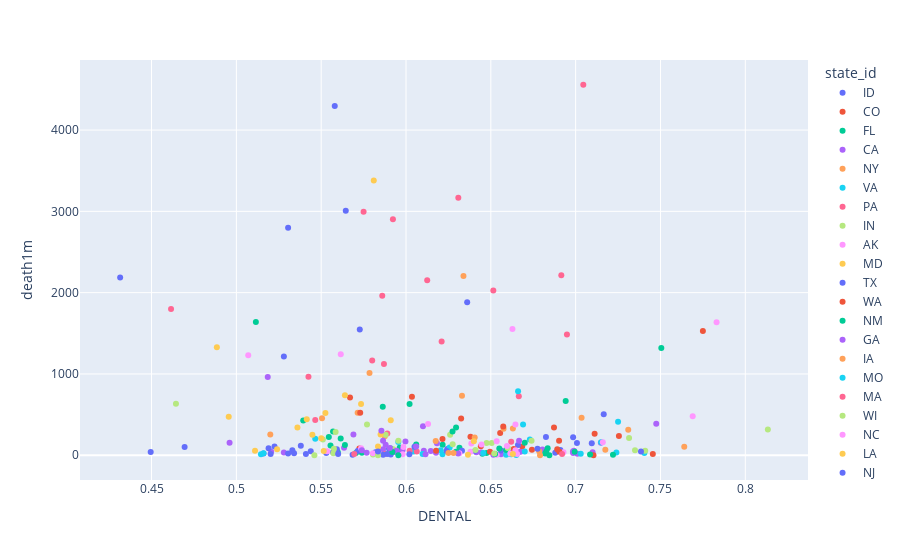

This figure's notebook cell:
### Code cell
import plotly.express as px
fig = px.scatter(df, x="DENTAL", y="death1m", color="state_id")
fig.show()

### Figure 1 — Plotly figure (JSON) as saved in the notebook; plotly's stock layout.template omitted (floating-point values rounded to 4 significant figures)
{"data": [{"hovertemplate": "state_id=ID<br>DENTAL=%{x}<br>death1m=%{y}<extra></extra>", "legendgroup": "ID", "marker": {"color": "#636efa", "symbol": "circle"}, "mode": "markers", "name": "ID", "orientation": "v", "showlegend": true, "type": "scatter", "x": [0.7095, 0.582], "xaxis": "x", "y": [146.5, 36.78], "yaxis": "y"}, {"hovertemplate": "state_id=CO<br>DENTAL=%{x}<br>death1m=%{y}<extra></extra>", "legendgroup": "CO", "marker": {"color": "#EF553B", "symbol": "circle"}, "mode": "markers", "name": "CO", "orientation": "v", "showlegend": true, "type": "scatter", "x": [0.6441, 0.775, 0.6902, 0.6555, 0.6685, 0.6872, 0.6742, 0.5725, 0.567], "xaxis": "x", "y": [111.8, 1529.0, 179.7, 274.1, 106.9, 342.8, 66.4, 84.43, 710.5], "yaxis": "y"}, {"hovertemplate": "state_id=FL<br>DENTAL=%{x}<br>death1m=%{y}<extra></extra>", "legendgroup": "FL", "marker": {"color": "#00cc96", "symbol": "circle"}, "mode": "markers", "name": "FL", "orientation": "v", "showlegend": true, "type": "scatter", "x": [0.5705, 0.5598, 0.6216, 0.574, 0.6475, 0.5555, 0.6295, 0.645, 0.5394, 0.591, 0.6941, 0.5963, 0.557, 0.6315, 0.5545], "xaxis": "x", "y": [28.15, 36.26, 130.0, 31.03, 26.6, 120.6, 340.2, 19.3, 428.5, 83.93, 667.3, 96.49, 292.5, 91.13, 223.1], "yaxis": "y"}, {"hovertemplate": "state_id=CA<br>DENTAL=%{x}<br>death1m=%{y}<extra></extra>", "legendgroup": "CA", "marker": {"color": "#ab63fa", "symbol": "circle"}, "mode": "markers", "name": "CA", "orientation": "v", "showlegend": true, "type": "scatter", "x": [0.6675, 0.6515, 0.6984, 0.5768, 0.6105, 0.5997, 0.5205, 0.528, 0.701, 0.6444, 0.71, 0.6182, 0.6415, 0.5865, 0.6804, 0.6985, 0.5935, 0.7149, 0.6177, 0.699, 0.5965, 0.666, 0.656, 0.6146, 0.61, 0.6627], "xaxis": "x", "y": [41.9, 5.801, 47.47, 30.49, 54.68, 170.1, 44.33, 33.24, 19.5, 34.72, 37.88, 149.1, 37.42, 72.61, 69.5, 26.7, 39.62, 152.6, 31.92, 53.97, 22.26, 35.07, 11.92, 53.76, 357.6, 37.88], "yaxis": "y"}, {"hovertemplate": "state_id=NY<br>DENTAL=%{x}<br>death1m=%{y}<extra></extra>", "legendgroup": "NY", "marker": {"color": "#FFA15A", "symbol": "circle"}, "mode": "markers", "name": "NY", "orientation": "v", "showlegend": true, "type": "scatter", "x": [0.633, 0.5785, 0.5715, 0.5505, 0.5875, 0.6339], "xaxis": "x", "y": [730.7, 1010.0, 522.4, 454.6, 234.4, 2205.0], "yaxis": "y"}, {"hovertemplate": "state_id=VA<br>DENTAL=%{x}<br>death1m=%{y}<extra></extra>", "legendgroup": "VA", "marker": {"color": "#19d3f3", "symbol": "circle"}, "mode": "markers", "name": "VA", "orientation": "v", "showlegend": true, "type": "scatter", "x": [0.715, 0.724, 0.662, 0.659, 0.6455, 0.6215, 0.605, 0.6205, 0.6045, 0.673, 0.7405], "xaxis": "x", "y": [160.8, 33.75, 10.91, 6.617, 27.67, 12.36, 57.57, 61.21, 46.38, 195.1, 26.26], "yaxis": "y"}, {"hovertemplate": "state_id=PA<br>DENTAL=%{x}<br>death1m=%{y}<extra></extra>", "legendgroup": "PA", "marker": {"color": "#FF6692", "symbol": "circle"}, "mode": "markers", "name": "PA", "orientation": "v", "showlegend": true, "type": "scatter", "x": [0.589, 0.4615, 0.588, 0.587, 0.5425, 0.621, 0.5465], "xaxis": "x", "y": [268.2, 1799.0, 19.65, 1124.0, 965.8, 1400.0, 432.5], "yaxis": "y"}, {"hovertemplate": "state_id=IN<br>DENTAL=%{x}<br>death1m=%{y}<extra></extra>", "legendgroup": "IN", "marker": {"color": "#B6E880", "symbol": "circle"}, "mode": "markers", "name": "IN", "orientation": "v", "showlegend": true, "type": "scatter", "x": [0.6505, 0.5585, 0.8133, 0.4644, 0.577, 0.5925, 0.551, 0.5895, 0.5805], "xaxis": "x", "y": [151.8, 285.4, 317.3, 633.1, 377.8, 74.62, 192.7, 22.34, 8.516], "yaxis": "y"}, {"hovertemplate": "state_id=AK<br>DENTAL=%{x}<br>death1m=%{y}<extra></extra>", "legendgroup": "AK", "marker": {"color": "#FF97FF", "symbol": "circle"}, "mode": "markers", "name": "AK", "orientation": "v", "showlegend": true, "type": "scatter", "x": [0.6535], "xaxis": "x", "y": [6.853], "yaxis": "y"}, {"hovertemplate": "state_id=MD<br>DENTAL=%{x}<br>death1m=%{y}<extra></extra>", "legendgroup": "MD", "marker": {"color": "#FECB52", "symbol": "circle"}, "mode": "markers", "name": "MD", "orientation": "v", "showlegend": true, "type": "scatter", "x": [0.55], "xaxis": "x", "y": [210.2], "yaxis": "y"}, {"hovertemplate": "state_id=TX<br>DENTAL=%{x}<br>death1m=%{y}<extra></extra>", "legendgroup": "TX", "marker": {"color": "#636efa", "symbol": "circle"}, "mode": "markers", "name": "TX", "orientation": "v", "showlegend": true, "type": "scatter", "x": [0.589, 0.553, 0.691, 0.6408, 0.4695, 0.688, 0.5715, 0.6243, 0.534, 0.533, 0.7008, 0.6985, 0.557, 0.5438, 0.5202, 0.538, 0.5225, 0.541, 0.633, 0.5685, 0.59, 0.516, 0.5593, 0.5305, 0.5865, 0.656, 0.4495, 0.591, 0.666], "xaxis": "x", "y": [15.63, 28.25, 65.75, 55.86, 102.8, 29.55, 52.66, 76.67, 25.02, 61.62, 150.5, 221.4, 37.29, 50.64, 15.52, 118.3, 108.9, 16.02, 53.98, 4.915, 78.66, 20.64, 74.55, 21.36, 5.365, 58.83, 40.24, 9.565, 125.1], "yaxis": "y"}, {"hovertemplate": "state_id=WA<br>DENTAL=%{x}<br>death1m=%{y}<extra></extra>", "legendgroup": "WA", "marker": {"color": "#EF553B", "symbol": "circle"}, "mode": "markers", "name": "WA", "orientation": "v", "showlegend": true, "type": "scatter", "x": [0.6325, 0.6635, 0.7112, 0.6215, 0.6035, 0.6177, 0.638, 0.573], "xaxis": "x", "y": [453.2, 77.26, 265.9, 199.1, 718.3, 55.24, 228.7, 521.6], "yaxis": "y"}, {"hovertemplate": "state_id=NM<br>DENTAL=%{x}<br>death1m=%{y}<extra></extra>", "legendgroup": "NM", "marker": {"color": "#00cc96", "symbol": "circle"}, "mode": "markers", "name": "NM", "orientation": "v", "showlegend": true, "type": "scatter", "x": [0.659, 0.6525, 0.67, 0.682], "xaxis": "x", "y": [65.04, 15.37, 154.2, 22.08], "yaxis": "y"}, {"hovertemplate": "state_id=GA<br>DENTAL=%{x}<br>death1m=%{y}<extra></extra>", "legendgroup": "GA", "marker": {"color": "#ab63fa", "symbol": "circle"}, "mode": "markers", "name": "GA", "orientation": "v", "showlegend": true, "type": "scatter", "x": [0.496, 0.5635, 0.5945, 0.5185, 0.6667, 0.588, 0.5935, 0.598], "xaxis": "x", "y": [153.3, 91.72, 56.3, 962.1, 177.5, 127.7, 47.4, 63.83], "yaxis": "y"}, {"hovertemplate": "state_id=IA<br>DENTAL=%{x}<br>death1m=%{y}<extra></extra>", "legendgroup": "IA", "marker": {"color": "#FFA15A", "symbol": "circle"}, "mode": "markers", "name": "IA", "orientation": "v", "showlegend": true, "type": "scatter", "x": [0.663, 0.7175, 0.731, 0.6575, 0.6785, 0.6405], "xaxis": "x", "y": [328.9, 66.31, 312.7, 326.9, 50.16, 217.7], "yaxis": "y"}, {"hovertemplate": "state_id=MO<br>DENTAL=%{x}<br>death1m=%{y}<extra></extra>", "legendgroup": "MO", "marker": {"color": "#19d3f3", "symbol": "circle"}, "mode": "markers", "name": "MO", "orientation": "v", "showlegend": true, "type": "scatter", "x": [0.665, 0.5145, 0.516, 0.6098, 0.669, 0.5465], "xaxis": "x", "y": [4.608, 13.02, 25.08, 14.22, 378.2, 203.6], "yaxis": "y"}, {"hovertemplate": "state_id=MA<br>DENTAL=%{x}<br>death1m=%{y}<extra></extra>", "legendgroup": "MA", "marker": {"color": "#FF6692", "symbol": "circle"}, "mode": "markers", "name": "MA", "orientation": "v", "showlegend": true, "type": "scatter", "x": [0.5801, 0.5923, 0.586, 0.6915, 0.7045, 0.575, 0.6665, 0.6125], "xaxis": "x", "y": [1166.0, 2903.0, 1963.0, 2214.0, 4557.0, 2995.0, 725.4, 2151.0], "yaxis": "y"}, {"hovertemplate": "state_id=WI<br>DENTAL=%{x}<br>death1m=%{y}<extra></extra>", "legendgroup": "WI", "marker": {"color": "#B6E880", "symbol": "circle"}, "mode": "markers", "name": "WI", "orientation": "v", "showlegend": true, "type": "scatter", "x": [0.674, 0.735, 0.6475, 0.588, 0.741, 0.626, 0.7315], "xaxis": "x", "y": [177.8, 62.18, 151.2, 251.3, 55.08, 253.6, 212.1], "yaxis": "y"}, {"hovertemplate": "state_id=NC<br>DENTAL=%{x}<br>death1m=%{y}<extra></extra>", "legendgroup": "NC", "marker": {"color": "#FF97FF", "symbol": "circle"}, "mode": "markers", "name": "NC", "orientation": "v", "showlegend": true, "type": "scatter", "x": [0.6385, 0.6445, 0.638, 0.5985, 0.5805, 0.5535, 0.5735, 0.6645, 0.6315, 0.6655, 0.598, 0.6928], "xaxis": "x", "y": [143.9, 132.8, 42.38, 102.9, 23.95, 48.79, 86.89, 62.89, 23.48, 14.26, 11.83, 36.17], "yaxis": "y"}, {"hovertemplate": "state_id=LA<br>DENTAL=%{x}<br>death1m=%{y}<extra></extra>", "legendgroup": "LA", "marker": {"color": "#FECB52", "symbol": "circle"}, "mode": "markers", "name": "LA", "orientation": "v", "showlegend": true, "type": "scatter", "x": [0.4955, 0.536, 0.5525, 0.581, 0.5835, 0.564], "xaxis": "x", "y": [474.1, 340.3, 520.7, 3381.0, 107.8, 737.3], "yaxis": "y"}, {"hovertemplate": "state_id=NJ<br>DENTAL=%{x}<br>death1m=%{y}<extra></extra>", "legendgroup": "NJ", "marker": {"color": "#636efa", "symbol": "circle"}, "mode": "markers", "name": "NJ", "orientation": "v", "showlegend": true, "type": "scatter", "x": [0.4315, 0.5645, 0.6361, 0.5305, 0.5727, 0.558], "xaxis": "x", "y": [2185.0, 3008.0, 1882.0, 2797.0, 1548.0, 4297.0], "yaxis": "y"}, {"hovertemplate": "state_id=ND<br>DENTAL=%{x}<br>death1m=%{y}<extra></extra>", "legendgroup": "ND", "marker": {"color": "#EF553B", "symbol": "circle"}, "mode": "markers", "name": "ND", "orientation": "v", "showlegend": true, "type": "scatter", "x": [0.7255], "xaxis": "x", "y": [236.9], "yaxis": "y"}, {"hovertemplate": "state_id=IL<br>DENTAL=%{x}<br>death1m=%{y}<extra></extra>", "legendgroup": "IL", "marker": {"color": "#00cc96", "symbol": "circle"}, "mode": "markers", "name": "IL", "orientation": "v", "showlegend": true, "type": "scatter", "x": [0.6295, 0.5863, 0.7505, 0.6274, 0.5115, 0.564, 0.6835, 0.592, 0.606, 0.6021, 0.5615], "xaxis": "x", "y": [43.18, 595.4, 1318.0, 290.8, 1639.0, 124.8, 84.85, 39.13, 133.3, 631.8, 206.1], "yaxis": "y"}, {"hovertemplate": "state_id=SC<br>DENTAL=%{x}<br>death1m=%{y}<extra></extra>", "legendgroup": "SC", "marker": {"color": "#ab63fa", "symbol": "circle"}, "mode": "markers", "name": "SC", "orientation": "v", "showlegend": true, "type": "scatter", "x": [0.6307, 0.569, 0.574], "xaxis": "x", "y": [21.02, 255.3, 60.46], "yaxis": "y"}, {"hovertemplate": "state_id=VT<br>DENTAL=%{x}<br>death1m=%{y}<extra></extra>", "legendgroup": "VT", "marker": {"color": "#FFA15A", "symbol": "circle"}, "mode": "markers", "name": "VT", "orientation": "v", "showlegend": true, "type": "scatter", "x": [0.7035], "xaxis": "x", "y": [459.7], "yaxis": "y"}, {"hovertemplate": "state_id=NV<br>DENTAL=%{x}<br>death1m=%{y}<extra></extra>", "legendgroup": "NV", "marker": {"color": "#19d3f3", "symbol": "circle"}, "mode": "markers", "name": "NV", "orientation": "v", "showlegend": true, "type": "scatter", "x": [0.5955, 0.6257], "xaxis": "x", "y": [163.4, 96.68], "yaxis": "y"}, {"hovertemplate": "state_id=OK<br>DENTAL=%{x}<br>death1m=%{y}<extra></extra>", "legendgroup": "OK", "marker": {"color": "#FF6692", "symbol": "circle"}, "mode": "markers", "name": "OK", "orientation": "v", "showlegend": true, "type": "scatter", "x": [0.662, 0.5695, 0.6063, 0.6021], "xaxis": "x", "y": [166.8, 15.49, 46.11, 55.02], "yaxis": "y"}, {"hovertemplate": "state_id=AR<br>DENTAL=%{x}<br>death1m=%{y}<extra></extra>", "legendgroup": "AR", "marker": {"color": "#B6E880", "symbol": "circle"}, "mode": "markers", "name": "AR", "orientation": "v", "showlegend": true, "type": "scatter", "x": [0.5835, 0.66, 0.546, 0.5572], "xaxis": "x", "y": [0, 87.84, 0, 24.41], "yaxis": "y"}, {"hovertemplate": "state_id=ME<br>DENTAL=%{x}<br>death1m=%{y}<extra></extra>", "legendgroup": "ME", "marker": {"color": "#FF97FF", "symbol": "circle"}, "mode": "markers", "name": "ME", "orientation": "v", "showlegend": true, "type": "scatter", "x": [0.6645], "xaxis": "x", "y": [377.7], "yaxis": "y"}, {"hovertemplate": "state_id=OH<br>DENTAL=%{x}<br>death1m=%{y}<extra></extra>", "legendgroup": "OH", "marker": {"color": "#FECB52", "symbol": "circle"}, "mode": "markers", "name": "OH", "orientation": "v", "showlegend": true, "type": "scatter", "x": [0.5448, 0.64, 0.585, 0.591, 0.4885, 0.511, 0.5735, 0.5415], "xaxis": "x", "y": [251.9, 172.2, 254.3, 431.7, 1329.0, 56.53, 630.1, 442.0], "yaxis": "y"}, {"hovertemplate": "state_id=TN<br>DENTAL=%{x}<br>death1m=%{y}<extra></extra>", "legendgroup": "TN", "marker": {"color": "#636efa", "symbol": "circle"}, "mode": "markers", "name": "TN", "orientation": "v", "showlegend": true, "type": "scatter", "x": [0.624, 0.5835, 0.56, 0.602, 0.605, 0.519], "xaxis": "x", "y": [52.39, 44.73, 13.98, 11.28, 105.7, 85.8], "yaxis": "y"}, {"hovertemplate": "state_id=UT<br>DENTAL=%{x}<br>death1m=%{y}<extra></extra>", "legendgroup": "UT", "marker": {"color": "#EF553B", "symbol": "circle"}, "mode": "markers", "name": "UT", "orientation": "v", "showlegend": true, "type": "scatter", "x": [0.7455, 0.6891, 0.6904, 0.7105, 0.6495], "xaxis": "x", "y": [14.86, 72.96, 42.33, 0, 42.26], "yaxis": "y"}, {"hovertemplate": "state_id=OR<br>DENTAL=%{x}<br>death1m=%{y}<extra></extra>", "legendgroup": "OR", "marker": {"color": "#00cc96", "symbol": "circle"}, "mode": "markers", "name": "OR", "orientation": "v", "showlegend": true, "type": "scatter", "x": [0.6845, 0.5955, 0.7085, 0.655, 0.6994, 0.6827], "xaxis": "x", "y": [0, 0, 9.604, 84.07, 42.79, 46.85], "yaxis": "y"}, {"hovertemplate": "state_id=DC<br>DENTAL=%{x}<br>death1m=%{y}<extra></extra>", "legendgroup": "DC", "marker": {"color": "#ab63fa", "symbol": "circle"}, "mode": "markers", "name": "DC", "orientation": "v", "showlegend": true, "type": "scatter", "x": [0.7475], "xaxis": "x", "y": [388.9], "yaxis": "y"}, {"hovertemplate": "state_id=KS<br>DENTAL=%{x}<br>death1m=%{y}<extra></extra>", "legendgroup": "KS", "marker": {"color": "#FFA15A", "symbol": "circle"}, "mode": "markers", "name": "KS", "orientation": "v", "showlegend": true, "type": "scatter", "x": [0.679, 0.764, 0.628, 0.625, 0.52], "xaxis": "x", "y": [0, 105.3, 27.46, 27.46, 253.8], "yaxis": "y"}, {"hovertemplate": "state_id=NE<br>DENTAL=%{x}<br>death1m=%{y}<extra></extra>", "legendgroup": "NE", "marker": {"color": "#19d3f3", "symbol": "circle"}, "mode": "markers", "name": "NE", "orientation": "v", "showlegend": true, "type": "scatter", "x": [0.67, 0.703], "xaxis": "x", "y": [46.46, 17.42], "yaxis": "y"}, {"hovertemplate": "state_id=CT<br>DENTAL=%{x}<br>death1m=%{y}<extra></extra>", "legendgroup": "CT", "marker": {"color": "#FF6692", "symbol": "circle"}, "mode": "markers", "name": "CT", "orientation": "v", "showlegend": true, "type": "scatter", "x": [0.6949, 0.6308, 0.6515], "xaxis": "x", "y": [1486.0, 3167.0, 2026.0], "yaxis": "y"}, {"hovertemplate": "state_id=KY<br>DENTAL=%{x}<br>death1m=%{y}<extra></extra>", "legendgroup": "KY", "marker": {"color": "#B6E880", "symbol": "circle"}, "mode": "markers", "name": "KY", "orientation": "v", "showlegend": true, "type": "scatter", "x": [0.652, 0.6275], "xaxis": "x", "y": [21.97, 134.8], "yaxis": "y"}, {"hovertemplate": "state_id=MI<br>DENTAL=%{x}<br>death1m=%{y}<extra></extra>", "legendgroup": "MI", "marker": {"color": "#FF97FF", "symbol": "circle"}, "mode": "markers", "name": "MI", "orientation": "v", "showlegend": true, "type": "scatter", "x": [0.507, 0.6595, 0.613, 0.6534, 0.6627, 0.7831, 0.769, 0.5615], "xaxis": "x", "y": [1230.0, 113.7, 383.8, 171.0, 1553.0, 1635.0, 478.3, 1241.0], "yaxis": "y"}, {"hovertemplate": "state_id=MS<br>DENTAL=%{x}<br>death1m=%{y}<extra></extra>", "legendgroup": "MS", "marker": {"color": "#FECB52", "symbol": "circle"}, "mode": "markers", "name": "MS", "orientation": "v", "showlegend": true, "type": "scatter", "x": [0.5515, 0.524], "xaxis": "x", "y": [51.63, 74.92], "yaxis": "y"}, {"hovertemplate": "state_id=MN<br>DENTAL=%{x}<br>death1m=%{y}<extra></extra>", "legendgroup": "MN", "marker": {"color": "#636efa", "symbol": "circle"}, "mode": "markers", "name": "MN", "orientation": "v", "showlegend": true, "type": "scatter", "x": [0.7165, 0.7385, 0.6825, 0.6775], "xaxis": "x", "y": [503.4, 46.83, 224.5, 81.15], "yaxis": "y"}, {"hovertemplate": "state_id=NH<br>DENTAL=%{x}<br>death1m=%{y}<extra></extra>", "legendgroup": "NH", "marker": {"color": "#EF553B", "symbol": "circle"}, "mode": "markers", "name": "NH", "orientation": "v", "showlegend": true, "type": "scatter", "x": [0.6573], "xaxis": "x", "y": [354.5], "yaxis": "y"}, {"hovertemplate": "state_id=HI<br>DENTAL=%{x}<br>death1m=%{y}<extra></extra>", "legendgroup": "HI", "marker": {"color": "#00cc96", "symbol": "circle"}, "mode": "markers", "name": "HI", "orientation": "v", "showlegend": true, "type": "scatter", "x": [0.722], "xaxis": "x", "y": [5.77], "yaxis": "y"}, {"hovertemplate": "state_id=AL<br>DENTAL=%{x}<br>death1m=%{y}<extra></extra>", "legendgroup": "AL", "marker": {"color": "#ab63fa", "symbol": "circle"}, "mode": "markers", "name": "AL", "orientation": "v", "showlegend": true, "type": "scatter", "x": [0.5865, 0.6115, 0.5855, 0.606, 0.5905], "xaxis": "x", "y": [177.0, 11.1, 302.4, 106.9, 88.43], "yaxis": "y"}, {"hovertemplate": "state_id=WV<br>DENTAL=%{x}<br>death1m=%{y}<extra></extra>", "legendgroup": "WV", "marker": {"color": "#FFA15A", "symbol": "circle"}, "mode": "markers", "name": "WV", "orientation": "v", "showlegend": true, "type": "scatter", "x": [0.6175], "xaxis": "x", "y": [175.1], "yaxis": "y"}, {"hovertemplate": "state_id=RI<br>DENTAL=%{x}<br>death1m=%{y}<extra></extra>", "legendgroup": "RI", "marker": {"color": "#19d3f3", "symbol": "circle"}, "mode": "markers", "name": "RI", "orientation": "v", "showlegend": true, "type": "scatter", "x": [0.725, 0.6661], "xaxis": "x", "y": [411.3, 785.9], "yaxis": "y"}, {"hovertemplate": "state_id=WY<br>DENTAL=%{x}<br>death1m=%{y}<extra></extra>", "legendgroup": "WY", "marker": {"color": "#FF6692", "symbol": "circle"}, "mode": "markers", "name": "WY", "orientation": "v", "showlegend": true, "type": "scatter", "x": [0.692], "xaxis": "x", "y": [16.82], "yaxis": "y"}, {"hovertemplate": "state_id=AZ<br>DENTAL=%{x}<br>death1m=%{y}<extra></extra>", "legendgroup": "AZ", "marker": {"color": "#B6E880", "symbol": "circle"}, "mode": "markers", "name": "AZ", "orientation": "v", "showlegend": true, "type": "scatter", "x": [0.6409, 0.5955, 0.5575], "xaxis": "x", "y": [65.95, 177.8, 80.59], "yaxis": "y"}, {"hovertemplate": "state_id=SD<br>DENTAL=%{x}<br>death1m=%{y}<extra></extra>", "legendgroup": "SD", "marker": {"color": "#FF97FF", "symbol": "circle"}, "mode": "markers", "name": "SD", "orientation": "v", "showlegend": true, "type": "scatter", "x": [0.716, 0.6615], "xaxis": "x", "y": [159.2, 22.07], "yaxis": "y"}, {"hovertemplate": "state_id=MT<br>DENTAL=%{x}<br>death1m=%{y}<extra></extra>", "legendgroup": "MT", "marker": {"color": "#FECB52", "symbol": "circle"}, "mode": "markers", "name": "MT", "orientation": "v", "showlegend": true, "type": "scatter", "x": [0.6365, 0.663], "xaxis": "x", "y": [7.486, 14.4], "yaxis": "y"}, {"hovertemplate": "state_id=DE<br>DENTAL=%{x}<br>death1m=%{y}<extra></extra>", "legendgroup": "DE", "marker": {"color": "#636efa", "symbol": "circle"}, "mode": "markers", "name": "DE", "orientation": "v", "showlegend": true, "type": "scatter", "x": [0.528], "xaxis": "x", "y": [1214.0], "yaxis": "y"}], "layout": {"legend": {"title": {"text": "state_id"}, "tracegroupgap": 0}, "margin": {"t": 60}, "xaxis": {"anchor": "y", "domain": [0, 1], "title": {"text": "DENTAL"}}, "yaxis": {"anchor": "x", "domain": [0, 1], "title": {"text": "death1m"}}}}
